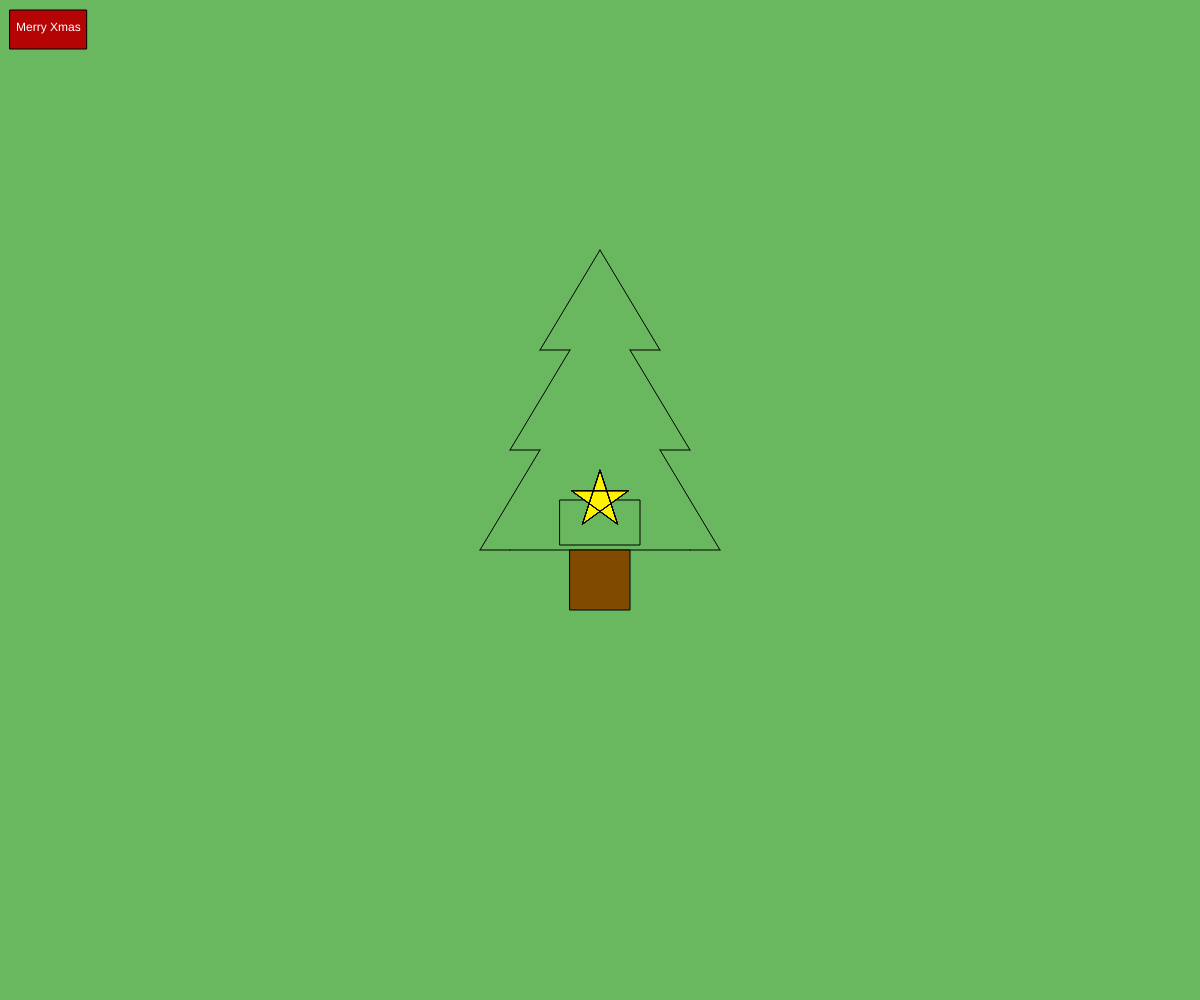
Frame 1 (no input)
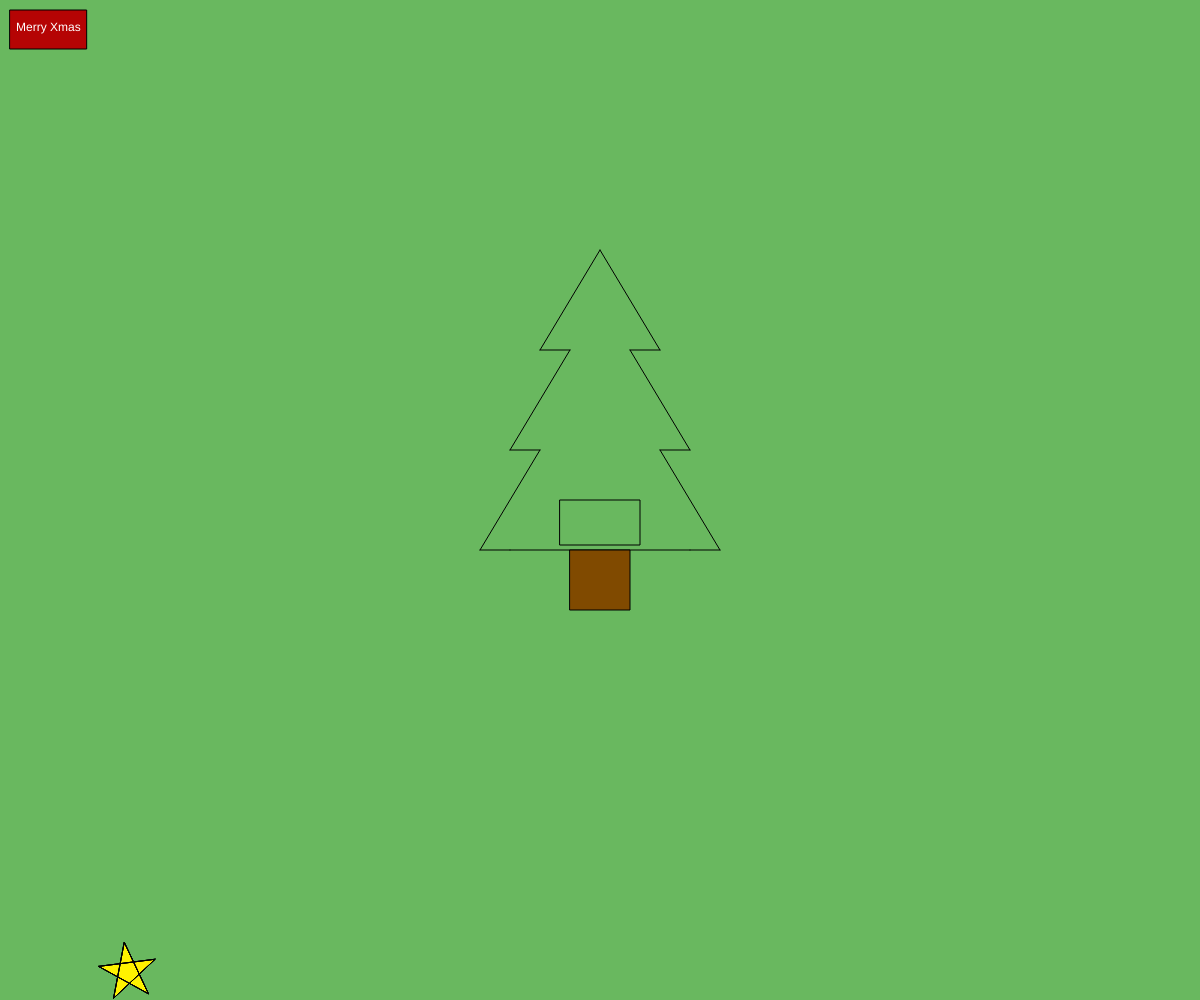
Frame 60 (no input)
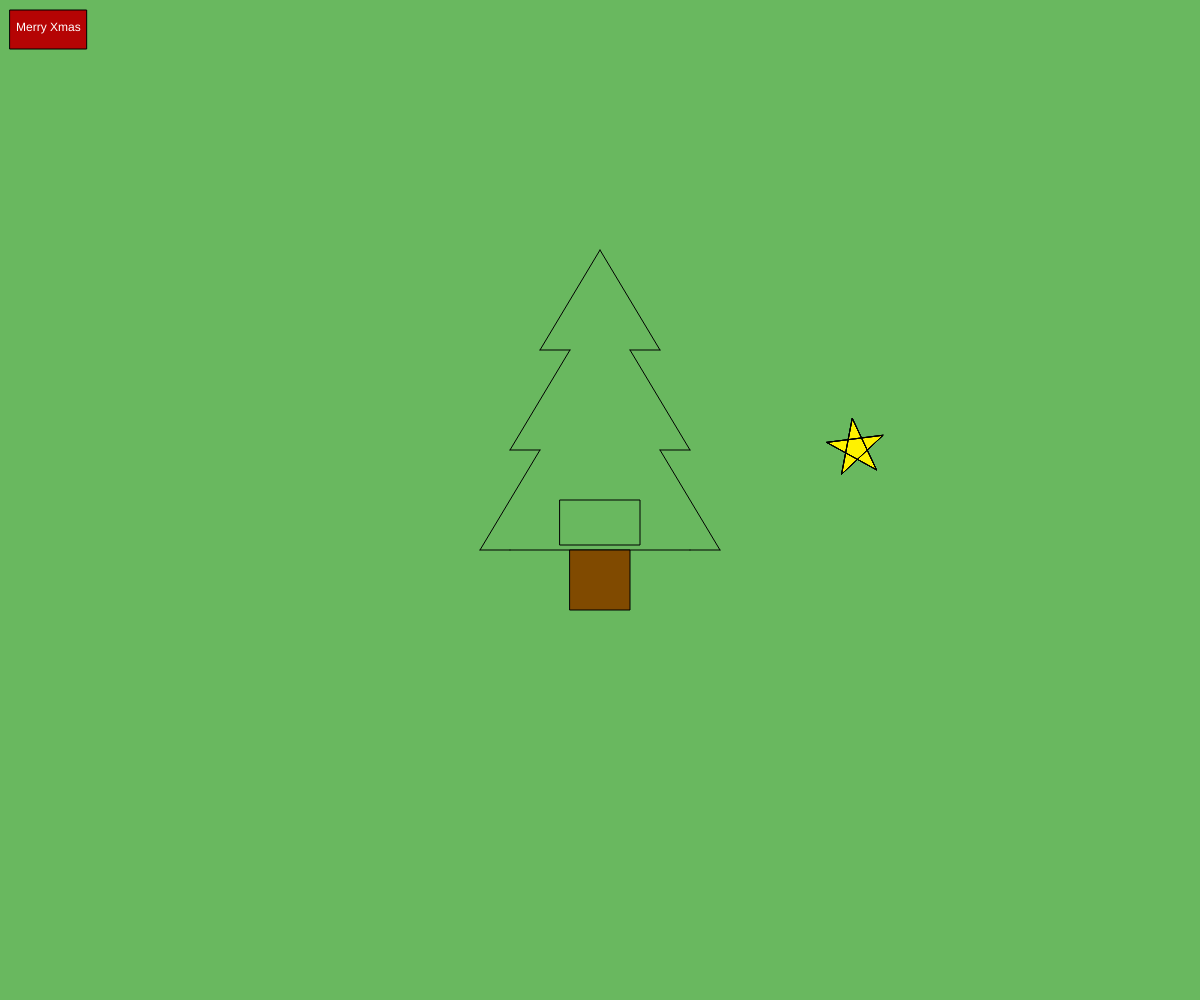
Frame 120 (the mouse pressed at the canvas centre since frame 60)

The p5.js sketch that drew these frames (run headless with seeded random() and noise() and a simulated clock; from frame 60 on, the mouse is pressed at the canvas centre):

// p5.js sketch
// ── sketch.js
// テキスト「アニメーション」
let x, y, vx, vy, angle;
let s, t;
let m, n;
let grabbed;
let bc, tc;
let balls = [];

function setup(){
  createCanvas(windowWidth, windowHeight);
  reset();
  x = width / 2;
  y = height / 2;
  vx = 8;
  vy = 8;
  r = 30;
  angle = 0;
  s = width / 2;
  t = height / 4;
  m = 10;
  n = 10;
  bc = color(181, 4, 4);
  tc = color(255);
}

function reset(){
  x = width / 2;
  y = height / 2;
  grabbed = false;
  m = 10;
  n = 10;
  const b = { bx: mouseX, by: mouseY, size: 20 };
    balls.pop(b);
}

function draw(){
  background(105, 184, 95);
  // BLANK[2] (hint: 作った star 関数を使います)
  tree();
  noFill();
  rect(width / 2 - 40, height / 2, 80, 45);

  for(let i = 0; i < balls.length; i++){
    let b = balls[i];
    fill(255);
    ellipse(b.bx, b.by, b.size);
  }


  balloon("Merry Xmas", m, n, bc, tc);
  if(keyIsDown(LEFT_ARROW)){ m -= 2; }
  if(keyIsDown(RIGHT_ARROW)){ m += 2; }
  if(keyIsDown(UP_ARROW)){ n -= 2; }
  if(keyIsDown(DOWN_ARROW)){ n += 2; }

  star(x, y, r, angle);
  if(!grabbed){
    x -= vx;
    y += vy;
    angle += TWO_PI / 50;
  }

    // 端の処理パターン (1) 反対側から出てくる
  if(x > width){ x = 0; }
  else if(x < 0){ x = width; }
  if(y > height){ y = 0; }
  else if(y < 0){ y = height; }

  if(m > width){ m = 0; }
  else if(m < 0){ m = width; }
  if(n > height){ n = 0; }
  else if(n < 0){ n = height; }
}

function tree(){
  push();
  for(let i = 0; i < 3; i++){
    let xrs = s + i * 30; //x座標、right、slope
    let yrs = t + i * 100; //y座標、right、slope
    let xls = s + i * (-30); //x座標、left、slope
    let xrf = s + (i +1) * 30; //x座標、right、flat
    let yrf = t + (i + 1) * 100; //y座標、right、flat
    let xlf = s + (i +1) * (-30); //x座標、left、flat
     line(xrs, yrs, xrs + 60, yrs + 100);
     line(xrf, yrf, xrf + 30, yrf);
     line(xls, yrs, xls - 60, yrs + 100);
     line(xlf, yrf, xlf - 30, yrf);
}
line(s - 90, t + 300, s + 90, t + 300);
fill(128, 74, 0);
rect(s - 30, t + 300, 60, 60);
pop();
}

function star(cx, cy, r, angle){
  push();
  fill(255, 242, 0);
  beginShape();
  for(var i = 0; i < 20; i++){
    var theta = TWO_PI * i * 2 / 5 - HALF_PI;
    // BLANK[1] (hint: angle 分だけ星を回転させるには？)
    var x = cx + cos(theta + angle) * r;
    var y = cy + sin(theta + angle) * r;
    vertex(x,y);
  }
  endShape(CLOSE);
  pop();
}

function balloon(t, m, n, bc, tc){
  let w = textWidth(t);
  let h = textAscent() + textDescent();
  let p = 6;
  fill(bc);
  rect(m, n, w + p * 2, h + p * 4);
  fill(tc);
  text(t, m + p, n + h + p);
}

function doubleClicked(){
  const b = { bx: mouseX, by: mouseY, size: 20 };
    balls.push(b);
}

function mousePressed(){
  grabbed = dist(mouseX, mouseY, x, y) < 30;
}

function mouseDragged(){
  if(grabbed){
    x = mouseX;
    y = mouseY;
  }
}

function mouseReleased(){
  if(gragged){
    gragged = false;
    x = mouseX;
    y = mouseY;
  }
}

function keyPressed(){
  if(key == " "){ reset(); } // スペースキーを押したらリセット
}


function windowResized(){
  resizeCanvas(windowWidth, windowHeight);
}
